Frame 1 (no input): blank canvas, image omitted
Frame 60 (no input): blank canvas, image omitted
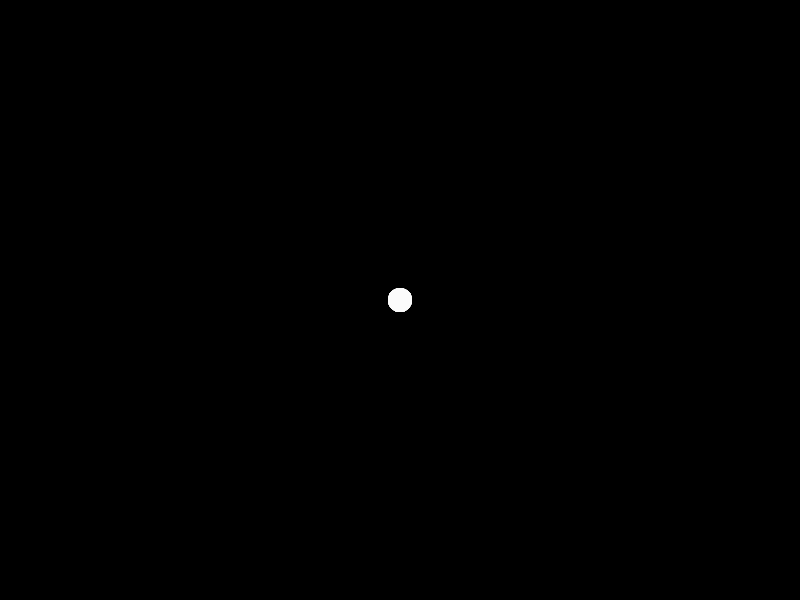
Frame 120 (the mouse pressed at the canvas centre since frame 60)

The p5.js sketch whose frames 1 and 60 were blank and that drew this single picture after the mouse press (run headless with seeded random() and noise() and a simulated clock; from frame 60 on, the mouse is pressed at the canvas centre):

// p5.js sketch
// ── sketch.js

function setup() {
  createCanvas(800, 600);
  background(0);
}

function draw() {
  noStroke();
  fill(255, 50);
  circle(mouseX, mouseY, 24);
}

function mousePressed() {
  background(0);
}
